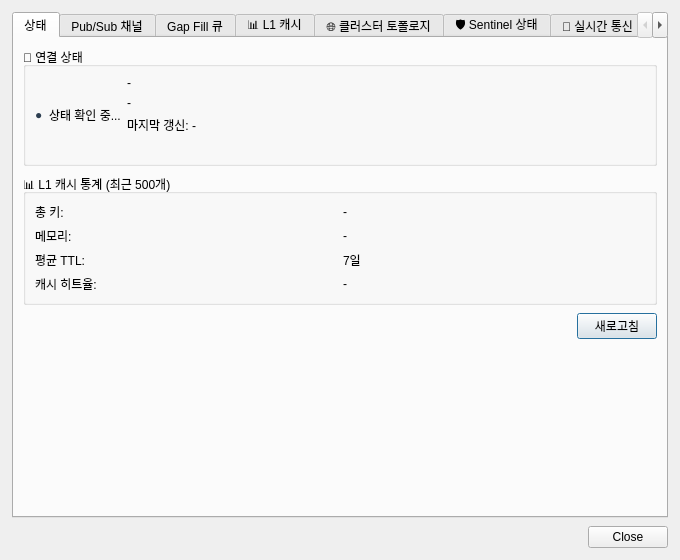
<?xml version="1.0" encoding="UTF-8"?>
<ui version="4.0">
 <class>RedisSettingsDialog</class>
 <widget class="QDialog" name="RedisSettingsDialog">
  <property name="geometry">
   <rect>
    <x>0</x>
    <y>0</y>
    <width>680</width>
    <height>560</height>
   </rect>
  </property>
  <property name="windowTitle">
   <string>Redis 모니터링</string>
  </property>
  <layout class="QVBoxLayout" name="verticalLayout_main">
   <property name="spacing">
    <number>8</number>
   </property>
   <property name="leftMargin">
    <number>12</number>
   </property>
   <property name="topMargin">
    <number>12</number>
   </property>
   <property name="rightMargin">
    <number>12</number>
   </property>
   <property name="bottomMargin">
    <number>12</number>
   </property>
   <!-- 탭 위젯 -->
   <item>
    <widget class="QTabWidget" name="tabWidget">
     <!-- ===== 탭 1: 상태 ===== -->
     <widget class="QWidget" name="tabStatus">
      <attribute name="title">
       <string>상태</string>
      </attribute>
      <layout class="QVBoxLayout" name="verticalLayout_status">
       <property name="spacing">
        <number>8</number>
       </property>
       <!-- 연결 상태 -->
       <item>
        <widget class="QGroupBox" name="groupStatus">
         <property name="title">
          <string>📡 연결 상태</string>
         </property>
         <layout class="QHBoxLayout" name="horizontalLayout_status">
          <item>
           <widget class="QLabel" name="labelStatusDot">
            <property name="text">
             <string>●</string>
            </property>
            <property name="styleSheet">
   <string notr="true">QWidget {
    background-color: #FFFFFF;
    color: #2C3E50;
    font-family: &quot;맑은 고딕&quot;;
    font-size: 9pt;
}

QTabWidget::pane {
    border: 1px solid #BDC3C7;
    background-color: #FFFFFF;
}

QTabBar::tab {
    background-color: #ECF0F1;
    color: #2C3E50;
    padding: 8px 16px;
    margin-right: 2px;
    border: 1px solid #BDC3C7;
    border-bottom: none;
    border-top-left-radius: 4px;
    border-top-right-radius: 4px;
}

QTabBar::tab:selected {
    background-color: #3498DB;
    color: #FFFFFF;
    font-weight: bold;
}

QTabBar::tab:hover {
    background-color: #D5DBDB;
}

QTableWidget {
    gridline-color: #BDC3C7;
    background-color: #FFFFFF;
    alternate-background-color: #F8F9FA;
    selection-background-color: #3498DB;
    selection-color: #FFFFFF;
}

QTableWidget::item {
    padding: 4px;
    border: none;
}

QHeaderView::section {
    background-color: #ECF0F1;
    color: #2C3E50;
    padding: 6px;
    border: 1px solid #BDC3C7;
    font-weight: bold;
}

QLineEdit, QTextEdit, QPlainTextEdit {
    background-color: #FFFFFF;
    border: 1px solid #BDC3C7;
    border-radius: 3px;
    padding: 4px;
    color: #2C3E50;
}

QLineEdit:focus, QTextEdit:focus, QPlainTextEdit:focus {
    border: 2px solid #3498DB;
}

QPushButton {
    background-color: #3498DB;
    color: #FFFFFF;
    border: none;
    border-radius: 4px;
    padding: 6px 12px;
    font-weight: bold;
}

QPushButton:hover {
    background-color: #2980B9;
}

QPushButton:pressed {
    background-color: #1F618D;
}

QPushButton:disabled {
    background-color: #BDC3C7;
    color: #7F8C8D;
}

QLabel {
    color: #2C3E50;
    background-color: transparent;
}

QGroupBox {
    border: 2px solid #BDC3C7;
    border-radius: 5px;
    margin-top: 10px;
    padding-top: 10px;
    background-color: #F8F9FA;
}

QGroupBox::title {
    subcontrol-origin: margin;
    subcontrol-position: top left;
    padding: 0 5px;
    color: #2C3E50;
    font-weight: bold;
}

QProgressBar {
    border: 1px solid #BDC3C7;
    border-radius: 3px;
    text-align: center;
    background-color: #ECF0F1;
}

QProgressBar::chunk {
    background-color: #3498DB;
}</string>
  </property>
           </widget>
          </item>
          <item>
           <widget class="QLabel" name="labelStatusText">
            <property name="text">
             <string>상태 확인 중...</string>
            </property>
           </widget>
          </item>

          <!-- 진단 정보 블록 (오른쪽) -->
          <item>
           <layout class="QVBoxLayout" name="verticalLayout_status_info">
            <item>
             <widget class="QLabel" name="labelRedisEndpoint">
              <property name="text">
               <string>-</string>
              </property>
              <property name="toolTip">
               <string>Redis 엔드포인트 (host:port)</string>
              </property>
             </widget>
            </item>
            <item>
             <widget class="QLabel" name="labelRedisVersion">
              <property name="text">
               <string>-</string>
              </property>
              <property name="toolTip">
               <string>Redis 서버 버전</string>
              </property>
             </widget>
            </item>
            <item>
             <widget class="QLabel" name="labelLastUpdated">
              <property name="text">
               <string>마지막 갱신: -</string>
              </property>
             </widget>
            </item>
            <item>
             <widget class="QLabel" name="labelStatusWarning">
              <property name="text">
               <string></string>
              </property>
              <property name="styleSheet">
   <string notr="true">QWidget {
    background-color: #FFFFFF;
    color: #2C3E50;
    font-family: &quot;맑은 고딕&quot;;
    font-size: 9pt;
}

QTabWidget::pane {
    border: 1px solid #BDC3C7;
    background-color: #FFFFFF;
}

QTabBar::tab {
    background-color: #ECF0F1;
    color: #2C3E50;
    padding: 8px 16px;
    margin-right: 2px;
    border: 1px solid #BDC3C7;
    border-bottom: none;
    border-top-left-radius: 4px;
    border-top-right-radius: 4px;
}

QTabBar::tab:selected {
    background-color: #3498DB;
    color: #FFFFFF;
    font-weight: bold;
}

QTabBar::tab:hover {
    background-color: #D5DBDB;
}

QTableWidget {
    gridline-color: #BDC3C7;
    background-color: #FFFFFF;
    alternate-background-color: #F8F9FA;
    selection-background-color: #3498DB;
    selection-color: #FFFFFF;
}

QTableWidget::item {
    padding: 4px;
    border: none;
}

QHeaderView::section {
    background-color: #ECF0F1;
    color: #2C3E50;
    padding: 6px;
    border: 1px solid #BDC3C7;
    font-weight: bold;
}

QLineEdit, QTextEdit, QPlainTextEdit {
    background-color: #FFFFFF;
    border: 1px solid #BDC3C7;
    border-radius: 3px;
    padding: 4px;
    color: #2C3E50;
}

QLineEdit:focus, QTextEdit:focus, QPlainTextEdit:focus {
    border: 2px solid #3498DB;
}

QPushButton {
    background-color: #3498DB;
    color: #FFFFFF;
    border: none;
    border-radius: 4px;
    padding: 6px 12px;
    font-weight: bold;
}

QPushButton:hover {
    background-color: #2980B9;
}

QPushButton:pressed {
    background-color: #1F618D;
}

QPushButton:disabled {
    background-color: #BDC3C7;
    color: #7F8C8D;
}

QLabel {
    color: #2C3E50;
    background-color: transparent;
}

QGroupBox {
    border: 2px solid #BDC3C7;
    border-radius: 5px;
    margin-top: 10px;
    padding-top: 10px;
    background-color: #F8F9FA;
}

QGroupBox::title {
    subcontrol-origin: margin;
    subcontrol-position: top left;
    padding: 0 5px;
    color: #2C3E50;
    font-weight: bold;
}

QProgressBar {
    border: 1px solid #BDC3C7;
    border-radius: 3px;
    text-align: center;
    background-color: #ECF0F1;
}

QProgressBar::chunk {
    background-color: #3498DB;
}</string>
  </property>
              <property name="visible">
               <bool>false</bool>
              </property>
             </widget>
            </item>
           </layout>
          </item>

          <item>
           <spacer name="horizontalSpacer_status">
            <property name="orientation">
             <enum>Qt::Horizontal</enum>
            </property>
            <property name="sizeHint" stdset="0">
             <size>
              <width>40</width>
              <height>20</height>
             </size>
            </property>
           </spacer>
          </item>
         </layout>
        </widget>
       </item>

       <!-- L1 캐시 통계 -->
       <item>
        <widget class="QGroupBox" name="groupL1Cache">
         <property name="title">
          <string>📊 L1 캐시 통계 (최근 500개)</string>
         </property>
         <layout class="QGridLayout" name="gridLayout_cache">
          <item row="0" column="0">
           <widget class="QLabel" name="labelKeyCountKey">
            <property name="text">
             <string>총 키:</string>
            </property>
           </widget>
          </item>
          <item row="0" column="1">
           <widget class="QLabel" name="labelKeyCount">
            <property name="text">
             <string>-</string>
            </property>
           </widget>
          </item>
          <item row="1" column="0">
           <widget class="QLabel" name="labelMemoryKey">
            <property name="text">
             <string>메모리:</string>
            </property>
           </widget>
          </item>
          <item row="1" column="1">
           <widget class="QLabel" name="labelMemory">
            <property name="text">
             <string>-</string>
            </property>
           </widget>
          </item>
          <item row="2" column="0">
           <widget class="QLabel" name="labelAvgTTLKey">
            <property name="text">
             <string>평균 TTL:</string>
            </property>
           </widget>
          </item>
          <item row="2" column="1">
           <widget class="QLabel" name="labelAvgTTL">
            <property name="text">
             <string>7일</string>
            </property>
           </widget>
          </item>
          <item row="3" column="0">
           <widget class="QLabel" name="labelHitRateKey">
            <property name="text">
             <string>캐시 히트율:</string>
            </property>
           </widget>
          </item>
          <item row="3" column="1">
           <widget class="QLabel" name="labelHitRate">
            <property name="text">
             <string>-</string>
            </property>
           </widget>
          </item>
         </layout>
        </widget>
       </item>

       <!-- 새로고침 버튼 -->
       <item>
        <layout class="QHBoxLayout" name="horizontalLayout_refreshStatus">
         <item>
          <spacer name="horizontalSpacer_refreshStatus">
           <property name="orientation">
            <enum>Qt::Horizontal</enum>
           </property>
           <property name="sizeHint" stdset="0">
            <size>
             <width>40</width>
             <height>20</height>
            </size>
           </property>
          </spacer>
         </item>
         <item>
          <widget class="QPushButton" name="btnRefreshStatus">
           <property name="text">
            <string>새로고침</string>
           </property>
          </widget>
         </item>
        </layout>
       </item>
       <!-- 수직 스페이서 -->
       <item>
        <spacer name="verticalSpacer_status">
         <property name="orientation">
          <enum>Qt::Vertical</enum>
         </property>
         <property name="sizeHint" stdset="0">
          <size>
           <width>20</width>
           <height>40</height>
          </size>
         </property>
        </spacer>
       </item>
      </layout>
     </widget>

     <!-- ===== 탭 2: Pub/Sub 채널 ===== -->
     <widget class="QWidget" name="tabPubSub">
      <attribute name="title">
       <string>Pub/Sub 채널</string>
      </attribute>
      <layout class="QVBoxLayout" name="verticalLayout_pubsub">
       <property name="spacing">
        <number>8</number>
       </property>
       <item>
        <layout class="QHBoxLayout" name="horizontalLayout_refreshPubSub">
         <item>
          <spacer name="horizontalSpacer_refreshPubSub">
           <property name="orientation">
            <enum>Qt::Horizontal</enum>
           </property>
           <property name="sizeHint" stdset="0">
            <size>
             <width>40</width>
             <height>20</height>
            </size>
           </property>
          </spacer>
         </item>
         <item>
          <widget class="QPushButton" name="btnRefreshPubSub">
           <property name="text">
            <string>새로고침</string>
           </property>
          </widget>
         </item>
        </layout>
       </item>
       <item>
        <widget class="QTableWidget" name="tablePubSub">
         <property name="columnCount">
          <number>2</number>
         </property>
         <property name="editTriggers">
          <set>QAbstractItemView::NoEditTriggers</set>
         </property>
         <property name="selectionBehavior">
          <enum>QAbstractItemView::SelectRows</enum>
         </property>
         <property name="alternatingRowColors">
          <bool>true</bool>
         </property>
         <column>
          <property name="text">
           <string>채널</string>
          </property>
         </column>
         <column>
          <property name="text">
           <string>구독자 수</string>
          </property>
         </column>
        </widget>
       </item>
       <item>
        <widget class="QLabel" name="labelPubSubSummary">
         <property name="text">
          <string>총 0개 채널</string>
         </property>
        </widget>
       </item>
      </layout>
     </widget>

     <!-- ===== 탭 3: Gap Fill 우선순위 큐 ===== -->
     <widget class="QWidget" name="tabGapQueue">
      <attribute name="title">
       <string>Gap Fill 큐</string>
      </attribute>
      <layout class="QVBoxLayout" name="verticalLayout_queue">
       <property name="spacing">
        <number>8</number>
       </property>
       <item>
        <layout class="QHBoxLayout" name="horizontalLayout_queueBtns">
         <item>
          <spacer name="horizontalSpacer_queueBtns">
           <property name="orientation">
            <enum>Qt::Horizontal</enum>
           </property>
           <property name="sizeHint" stdset="0">
            <size>
             <width>40</width>
             <height>20</height>
            </size>
           </property>
          </spacer>
         </item>
         <item>
          <widget class="QPushButton" name="btnRefreshQueue">
           <property name="text">
            <string>새로고침</string>
           </property>
          </widget>
         </item>
         <item>
          <widget class="QPushButton" name="btnClearQueue">
           <property name="text">
            <string>큐 비우기</string>
           </property>
          </widget>
         </item>
        </layout>
       </item>
       <item>
        <widget class="QTableWidget" name="tableGapQueue">
         <property name="columnCount">
          <number>3</number>
         </property>
         <property name="editTriggers">
          <set>QAbstractItemView::NoEditTriggers</set>
         </property>
         <property name="selectionBehavior">
          <enum>QAbstractItemView::SelectRows</enum>
         </property>
         <property name="alternatingRowColors">
          <bool>true</bool>
         </property>
         <column>
          <property name="text">
           <string>심볼</string>
          </property>
         </column>
         <column>
          <property name="text">
           <string>우선순위</string>
          </property>
         </column>
         <column>
          <property name="text">
           <string>Gap 구간</string>
          </property>
         </column>
        </widget>
       </item>
       <item>
        <widget class="QLabel" name="labelQueueLength">
         <property name="text">
          <string>큐 길이: 0개</string>
         </property>
        </widget>
       </item>
      </layout>
     </widget>

     <!-- ===== 탭 4: L1 캐시 ===== -->
     <widget class="QWidget" name="tabL1Cache">
      <attribute name="title">
       <string>📊 L1 캐시</string>
      </attribute>
      <layout class="QVBoxLayout" name="verticalLayout_l1cache">
       <property name="spacing">
        <number>8</number>
       </property>
       <item>
        <widget class="QGroupBox" name="groupL1Stats">
         <property name="title">
          <string>캐시 통계</string>
         </property>
         <layout class="QGridLayout" name="gridLayout_l1stats">
          <item row="0" column="0">
           <widget class="QLabel" name="labelTotalKeysKey">
            <property name="text">
             <string>총 키 수:</string>
            </property>
           </widget>
          </item>
          <item row="0" column="1">
           <widget class="QLabel" name="labelTotalKeys">
            <property name="text">
             <string>-</string>
            </property>
           </widget>
          </item>
          <item row="1" column="0">
           <widget class="QLabel" name="labelMemUsageKey">
            <property name="text">
             <string>메모리 사용량:</string>
            </property>
           </widget>
          </item>
          <item row="1" column="1">
           <widget class="QLabel" name="labelMemUsage">
            <property name="text">
             <string>-</string>
            </property>
           </widget>
          </item>
          <item row="2" column="0">
           <widget class="QLabel" name="labelHitRateCacheKey">
            <property name="text">
             <string>히트율:</string>
            </property>
           </widget>
          </item>
          <item row="2" column="1">
           <widget class="QLabel" name="labelHitRateCache">
            <property name="text">
             <string>-</string>
            </property>
           </widget>
          </item>
         </layout>
        </widget>
       </item>
       <item>
        <widget class="QLabel" name="labelExpiringKeysTitle">
         <property name="text">
          <string>만료 예정 키 (TTL 순)</string>
         </property>
        </widget>
       </item>
       <item>
        <widget class="QTableWidget" name="tableExpiringKeys">
         <property name="columnCount">
          <number>2</number>
         </property>
         <property name="editTriggers">
          <set>QAbstractItemView::NoEditTriggers</set>
         </property>
         <property name="selectionBehavior">
          <enum>QAbstractItemView::SelectRows</enum>
         </property>
         <property name="alternatingRowColors">
          <bool>true</bool>
         </property>
         <column>
          <property name="text">
           <string>키</string>
          </property>
         </column>
         <column>
          <property name="text">
           <string>TTL(초)</string>
          </property>
         </column>
        </widget>
       </item>
       <item>
        <layout class="QHBoxLayout" name="horizontalLayout_l1Btns">
         <item>
          <spacer name="horizontalSpacer_l1Btns">
           <property name="orientation">
            <enum>Qt::Horizontal</enum>
           </property>
           <property name="sizeHint" stdset="0">
            <size>
             <width>40</width>
             <height>20</height>
            </size>
           </property>
          </spacer>
         </item>
         <item>
          <widget class="QPushButton" name="btnRefreshL1Cache">
           <property name="text">
            <string>새로고침</string>
           </property>
          </widget>
         </item>
         <item>
          <widget class="QPushButton" name="btnClearCache">
           <property name="text">
            <string>캐시 클리어</string>
           </property>
          </widget>
         </item>
        </layout>
       </item>
      </layout>
     </widget>

     <!-- ===== 탭 5: 클러스터 토폴로지 ===== -->
     <widget class="QWidget" name="tabCluster">
      <attribute name="title">
       <string>🌐 클러스터 토폴로지</string>
      </attribute>
      <layout class="QVBoxLayout" name="verticalLayout_cluster">
       <property name="spacing">
        <number>8</number>
       </property>
       <item>
        <layout class="QHBoxLayout" name="horizontalLayout_clusterBtns">
         <item>
          <spacer name="horizontalSpacer_clusterBtns">
           <property name="orientation">
            <enum>Qt::Horizontal</enum>
           </property>
           <property name="sizeHint" stdset="0">
            <size>
             <width>40</width>
             <height>20</height>
            </size>
           </property>
          </spacer>
         </item>
         <item>
          <widget class="QPushButton" name="btnRefreshCluster">
           <property name="text">
            <string>새로고침</string>
           </property>
          </widget>
         </item>
        </layout>
       </item>
       <item>
        <widget class="QTableWidget" name="tableClusterNodes">
         <property name="columnCount">
          <number>5</number>
         </property>
         <property name="editTriggers">
          <set>QAbstractItemView::NoEditTriggers</set>
         </property>
         <property name="selectionBehavior">
          <enum>QAbstractItemView::SelectRows</enum>
         </property>
         <property name="alternatingRowColors">
          <bool>true</bool>
         </property>
         <column>
          <property name="text">
           <string>노드ID</string>
          </property>
         </column>
         <column>
          <property name="text">
           <string>역할</string>
          </property>
         </column>
         <column>
          <property name="text">
           <string>주소</string>
          </property>
         </column>
         <column>
          <property name="text">
           <string>슬롯범위</string>
          </property>
         </column>
         <column>
          <property name="text">
           <string>상태</string>
          </property>
         </column>
        </widget>
       </item>
       <item>
        <widget class="QLabel" name="labelClusterStatus">
         <property name="text">
          <string>클러스터 정보 없음</string>
         </property>
        </widget>
       </item>
      </layout>
     </widget>

     <!-- ===== 탭 6: Sentinel 상태 ===== -->
     <widget class="QWidget" name="tabSentinel">
      <attribute name="title">
       <string>🛡️ Sentinel 상태</string>
      </attribute>
      <layout class="QVBoxLayout" name="verticalLayout_sentinel">
       <property name="spacing">
        <number>8</number>
       </property>
       <item>
        <widget class="QGroupBox" name="groupSentinelInfo">
         <property name="title">
          <string>Sentinel 정보</string>
         </property>
         <layout class="QGridLayout" name="gridLayout_sentinelInfo">
          <item row="0" column="0">
           <widget class="QLabel" name="labelSentinelMasterKey">
            <property name="text">
             <string>모니터링 마스터:</string>
            </property>
           </widget>
          </item>
          <item row="0" column="1">
           <widget class="QLabel" name="labelSentinelMaster">
            <property name="text">
             <string>-</string>
            </property>
           </widget>
          </item>
          <item row="1" column="0">
           <widget class="QLabel" name="labelQuorumKey">
            <property name="text">
             <string>쿼럼:</string>
            </property>
           </widget>
          </item>
          <item row="1" column="1">
           <widget class="QLabel" name="labelQuorum">
            <property name="text">
             <string>-</string>
            </property>
           </widget>
          </item>
         </layout>
        </widget>
       </item>
       <item>
        <widget class="QLabel" name="labelSentinelsTitle">
         <property name="text">
          <string>Sentinel 노드</string>
         </property>
        </widget>
       </item>
       <item>
        <widget class="QTableWidget" name="tableSentinels">
         <property name="columnCount">
          <number>3</number>
         </property>
         <property name="editTriggers">
          <set>QAbstractItemView::NoEditTriggers</set>
         </property>
         <property name="selectionBehavior">
          <enum>QAbstractItemView::SelectRows</enum>
         </property>
         <property name="alternatingRowColors">
          <bool>true</bool>
         </property>
         <column>
          <property name="text">
           <string>Sentinel</string>
          </property>
         </column>
         <column>
          <property name="text">
           <string>주소</string>
          </property>
         </column>
         <column>
          <property name="text">
           <string>상태</string>
          </property>
         </column>
        </widget>
       </item>
       <item>
        <widget class="QLabel" name="labelFailoverTitle">
         <property name="text">
          <string>페일오버 로그</string>
         </property>
        </widget>
       </item>
       <item>
        <widget class="QTableWidget" name="tableSentinelFailovers">
         <property name="columnCount">
          <number>2</number>
         </property>
         <property name="editTriggers">
          <set>QAbstractItemView::NoEditTriggers</set>
         </property>
         <property name="selectionBehavior">
          <enum>QAbstractItemView::SelectRows</enum>
         </property>
         <property name="alternatingRowColors">
          <bool>true</bool>
         </property>
         <column>
          <property name="text">
           <string>시간</string>
          </property>
         </column>
         <column>
          <property name="text">
           <string>이유</string>
          </property>
         </column>
        </widget>
       </item>
       <item>
        <layout class="QHBoxLayout" name="horizontalLayout_sentinelBtns">
         <item>
          <spacer name="horizontalSpacer_sentinelBtns">
           <property name="orientation">
            <enum>Qt::Horizontal</enum>
           </property>
           <property name="sizeHint" stdset="0">
            <size>
             <width>40</width>
             <height>20</height>
            </size>
           </property>
          </spacer>
         </item>
         <item>
          <widget class="QPushButton" name="btnRefreshSentinel">
           <property name="text">
            <string>새로고침</string>
           </property>
          </widget>
         </item>
        </layout>
       </item>
      </layout>
     </widget>


     <!-- ========================================== -->
     <!-- Tab: 📡 실시간 통신 모니터 -->
     <!-- ========================================== -->
     <widget class="QWidget" name="tabRealtimeMonitor">
      <attribute name="title">
       <string>📡 실시간 통신</string>
      </attribute>
      <layout class="QVBoxLayout" name="verticalLayout_realtime">
       <item>
        <widget class="QTableWidget" name="tableRealtimeQueries">
         <property name="editTriggers">
          <set>QAbstractItemView::NoEditTriggers</set>
         </property>
         <property name="alternatingRowColors">
          <bool>true</bool>
         </property>
         <property name="selectionBehavior">
          <enum>QAbstractItemView::SelectRows</enum>
         </property>
         <column><property name="text"><string>시간</string></property></column>
         <column><property name="text"><string>타입</string></property></column>
         <column><property name="text"><string>쿼리</string></property></column>
         <column><property name="text"><string>응답(ms)</string></property></column>
         <column><property name="text"><string>상태</string></property></column>
        </widget>
       </item>
       <item>
        <widget class="QWidget" name="chartContainer" native="true">
         <property name="minimumHeight">
          <number>200</number>
         </property>
        </widget>
       </item>
      </layout>
     </widget>

     <!-- ========================================== -->
     <!-- Tab: 📂 저장된 데이터 조회 -->
     <!-- ========================================== -->
     <widget class="QWidget" name="tabStoredData">
      <attribute name="title">
       <string>📂 저장 데이터</string>
      </attribute>
      <layout class="QVBoxLayout" name="verticalLayout_stored">
       <item>
        <layout class="QHBoxLayout" name="horizontalLayout_filter">
         <item>
          <widget class="QLabel" name="labelTable">
           <property name="text"><string>테이블:</string></property>
          </widget>
         </item>
         <item>
          <widget class="QComboBox" name="comboTable"/>
         </item>
         <item>
          <widget class="QLabel" name="labelSearch">
           <property name="text"><string>검색:</string></property>
          </widget>
         </item>
         <item>
          <widget class="QLineEdit" name="lineFilter">
           <property name="placeholderText"><string>키워드 입력</string></property>
          </widget>
         </item>
         <item>
          <widget class="QPushButton" name="btnSearch">
           <property name="text"><string>🔍 검색</string></property>
          </widget>
         </item>
        </layout>
       </item>
       <item>
        <widget class="QTableWidget" name="tableData">
         <property name="alternatingRowColors">
          <bool>true</bool>
         </property>
         <property name="editTriggers">
          <set>QAbstractItemView::NoEditTriggers</set>
         </property>
        </widget>
       </item>
       <item>
        <layout class="QHBoxLayout" name="horizontalLayout_pagination">
         <item>
          <widget class="QPushButton" name="btnPrevPage">
           <property name="text"><string>◀ 이전</string></property>
          </widget>
         </item>
         <item>
          <widget class="QLabel" name="labelPage">
           <property name="text"><string>페이지: 1 / 1</string></property>
          </widget>
         </item>
         <item>
          <widget class="QPushButton" name="btnNextPage">
           <property name="text"><string>다음 ▶</string></property>
          </widget>
         </item>
         <item>
          <widget class="QPushButton" name="btnExportCSV">
           <property name="text"><string>📤 CSV</string></property>
          </widget>
         </item>
        </layout>
       </item>
      </layout>
     </widget>

     <!-- ========================================== -->
     <!-- Tab: ⚙️ DB 상세 정보 -->
     <!-- ========================================== -->
     <widget class="QWidget" name="tabDBInfo">
      <attribute name="title">
       <string>⚙️ DB 정보</string>
      </attribute>
      <layout class="QVBoxLayout" name="verticalLayout_dbinfo">
       <item>
        <widget class="QGroupBox" name="groupDBStatus">
         <property name="title"><string>시스템 정보</string></property>
         <layout class="QFormLayout" name="formLayout_dbstatus">
          <item row="0" column="0">
           <widget class="QLabel" name="labelVersionTitle">
            <property name="text"><string>버전:</string></property>
           </widget>
          </item>
          <item row="0" column="1">
           <widget class="QLabel" name="labelVersion">
            <property name="text"><string>-</string></property>
           </widget>
          </item>
          <item row="1" column="0">
           <widget class="QLabel" name="labelUptimeTitle">
            <property name="text"><string>업타임:</string></property>
           </widget>
          </item>
          <item row="1" column="1">
           <widget class="QLabel" name="labelUptime">
            <property name="text"><string>-</string></property>
           </widget>
          </item>
          <item row="2" column="0">
           <widget class="QLabel" name="labelConnectionsTitle">
            <property name="text"><string>연결 수:</string></property>
           </widget>
          </item>
          <item row="2" column="1">
           <widget class="QLabel" name="labelConnections">
            <property name="text"><string>-</string></property>
           </widget>
          </item>
          <item row="3" column="0">
           <widget class="QLabel" name="labelMemoryTitle">
            <property name="text"><string>메모리 사용:</string></property>
           </widget>
          </item>
          <item row="3" column="1">
           <widget class="QLabel" name="labelMemory">
            <property name="text"><string>-</string></property>
           </widget>
          </item>
         </layout>
        </widget>
       </item>
       <item>
        <widget class="QGroupBox" name="groupPerformance">
         <property name="title"><string>성능 지표</string></property>
         <layout class="QGridLayout" name="gridLayout_perf">
          <item row="0" column="0">
           <widget class="QLabel" name="labelQPSTitle">
            <property name="text"><string>QPS:</string></property>
           </widget>
          </item>
          <item row="0" column="1">
           <widget class="QLabel" name="labelQPS">
            <property name="text"><string>-</string></property>
           </widget>
          </item>
          <item row="1" column="0">
           <widget class="QLabel" name="labelAvgLatencyTitle">
            <property name="text"><string>평균 응답:</string></property>
           </widget>
          </item>
          <item row="1" column="1">
           <widget class="QLabel" name="labelAvgLatency">
            <property name="text"><string>-</string></property>
           </widget>
          </item>
         </layout>
        </widget>
       </item>
       <item>
        <spacer name="verticalSpacer_dbinfo">
         <property name="orientation">
          <enum>Qt::Vertical</enum>
         </property>
         <property name="sizeHint" stdset="0">
          <size>
           <width>20</width>
           <height>40</height>
          </size>
         </property>
        </spacer>
       </item>
      </layout>
     </widget>
    </widget>
   </item>
      <widget class="QWidget" name="tabDataDelete">
       <attribute name="title"><string>🗑️ 데이터 삭제</string></attribute>
       <layout class="QVBoxLayout" name="vl_redisDelete">
        <item>
         <widget class="QLabel" name="labelDeleteWarning_redis">
          <property name="text"><string>⚠️ 주의: 삭제된 데이터는 복구할 수 없습니다!</string></property>
          <property name="styleSheet"><string notr="true">color: #E74C3C; font-weight: bold; font-size: 11pt;</string></property>
         </widget>
        </item>
        <item>
         <widget class="QGroupBox" name="groupRedisKeyCount">
          <property name="title"><string>🔑 현재 Redis 키 현황</string></property>
          <layout class="QHBoxLayout">
           <item><widget class="QLabel" name="labelRedisKeyCount"><property name="text"><string>전체 키 수: 조회 중...</string></property></widget></item>
           <item>
            <widget class="QPushButton" name="btn_refresh_redis_keys">
             <property name="text"><string>🔄 새로고침</string></property>
            </widget>
           </item>
           <item><spacer><property name="orientation"><enum>Qt::Horizontal</enum></property></spacer></item>
          </layout>
         </widget>
        </item>
        <item>
         <widget class="QGroupBox" name="groupRedisFlushAll">
          <property name="title"><string>⚠️ Redis 전체 삭제</string></property>
          <layout class="QHBoxLayout">
           <item>
            <widget class="QPushButton" name="btn_flush_all">
             <property name="text"><string>⚠️ Redis 전체 삭제 (FLUSHDB)</string></property>
             <property name="styleSheet"><string notr="true">background-color: #C0392B; color: white; font-weight: bold; font-size: 10pt;</string></property>
            </widget>
           </item>
           <item><spacer><property name="orientation"><enum>Qt::Horizontal</enum></property></spacer></item>
          </layout>
         </widget>
        </item>
        <item>
         <widget class="QGroupBox" name="groupRedisPatterDelete">
          <property name="title"><string>🔑 패턴별 키 삭제</string></property>
          <layout class="QVBoxLayout">
           <item>
            <layout class="QHBoxLayout">
             <item>
              <widget class="QPushButton" name="btn_delete_candles_keys">
               <property name="text"><string>캐들 키 삭제 (candles:*)</string></property>
               <property name="styleSheet"><string notr="true">background-color: #E74C3C; color: white; font-weight: bold;</string></property>
              </widget>
             </item>
             <item>
              <widget class="QPushButton" name="btn_delete_ticker_keys">
               <property name="text"><string>티커 키 삭제 (ticker:*)</string></property>
               <property name="styleSheet"><string notr="true">background-color: #E74C3C; color: white; font-weight: bold;</string></property>
              </widget>
             </item>
             <item>
              <widget class="QPushButton" name="btn_delete_gap_queue">
               <property name="text"><string>Gap Fill 큐 삭제</string></property>
               <property name="styleSheet"><string notr="true">background-color: #E67E22; color: white; font-weight: bold;</string></property>
              </widget>
             </item>
             <item><spacer><property name="orientation"><enum>Qt::Horizontal</enum></property></spacer></item>
            </layout>
           </item>
          </layout>
         </widget>
        </item>
        <item>
         <spacer>
          <property name="orientation"><enum>Qt::Vertical</enum></property>
          <property name="sizeHint" stdset="0"><size><width>20</width><height>40</height></size></property>
         </spacer>
        </item>
       </layout>
      </widget>

   <!-- 닫기 버튼 -->
   <item>
    <widget class="QDialogButtonBox" name="buttonBox">
     <property name="orientation">
      <enum>Qt::Horizontal</enum>
     </property>
     <property name="standardButtons">
      <set>QDialogButtonBox::Close</set>
     </property>
    </widget>
   </item>
  </layout>
 </widget>
 <resources/>
 <connections>
  <connection>
   <sender>buttonBox</sender>
   <signal>rejected()</signal>
   <receiver>RedisSettingsDialog</receiver>
   <slot>reject()</slot>
  </connection>
 </connections>
</ui>
